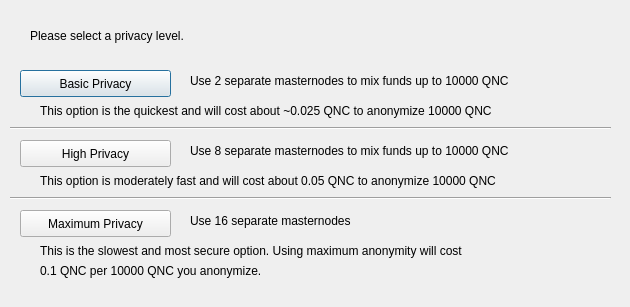
<?xml version="1.0" encoding="UTF-8"?>
<ui version="4.0">
 <class>ObfuscationConfig</class>
 <widget class="QDialog" name="ObfuscationConfig">
  <property name="geometry">
   <rect>
    <x>0</x>
    <y>0</y>
    <width>630</width>
    <height>307</height>
   </rect>
  </property>
  <property name="windowTitle">
   <string>Configure Obfuscation</string>
  </property>
  <widget class="QPushButton" name="buttonBasic">
   <property name="geometry">
    <rect>
     <x>20</x>
     <y>70</y>
     <width>151</width>
     <height>27</height>
    </rect>
   </property>
   <property name="text">
    <string>Basic Privacy</string>
   </property>
  </widget>
  <widget class="QPushButton" name="buttonHigh">
   <property name="geometry">
    <rect>
     <x>20</x>
     <y>140</y>
     <width>151</width>
     <height>27</height>
    </rect>
   </property>
   <property name="text">
    <string>High Privacy</string>
   </property>
  </widget>
  <widget class="QPushButton" name="buttonMax">
   <property name="geometry">
    <rect>
     <x>20</x>
     <y>210</y>
     <width>151</width>
     <height>27</height>
    </rect>
   </property>
   <property name="text">
    <string>Maximum Privacy</string>
   </property>
  </widget>
  <widget class="QLabel" name="label">
   <property name="geometry">
    <rect>
     <x>30</x>
     <y>20</y>
     <width>571</width>
     <height>31</height>
    </rect>
   </property>
   <property name="text">
    <string>Please select a privacy level.</string>
   </property>
  </widget>
  <widget class="QLabel" name="label_2">
   <property name="geometry">
    <rect>
     <x>190</x>
     <y>70</y>
     <width>421</width>
     <height>21</height>
    </rect>
   </property>
   <property name="text">
    <string>Use 2 separate masternodes to mix funds up to 10000 QNC</string>
   </property>
  </widget>
  <widget class="QLabel" name="label_3">
   <property name="geometry">
    <rect>
     <x>190</x>
     <y>140</y>
     <width>411</width>
     <height>21</height>
    </rect>
   </property>
   <property name="text">
    <string>Use 8 separate masternodes to mix funds up to 10000 QNC</string>
   </property>
  </widget>
  <widget class="QLabel" name="label_4">
   <property name="geometry">
    <rect>
     <x>190</x>
     <y>210</y>
     <width>421</width>
     <height>21</height>
    </rect>
   </property>
   <property name="text">
    <string>Use 16 separate masternodes</string>
   </property>
  </widget>
  <widget class="QLabel" name="label_6">
   <property name="geometry">
    <rect>
     <x>40</x>
     <y>100</y>
     <width>561</width>
     <height>21</height>
    </rect>
   </property>
   <property name="text">
    <string>This option is the quickest and will cost about ~0.025 QNC to anonymize 10000 QNC</string>
   </property>
  </widget>
  <widget class="QLabel" name="label_7">
   <property name="geometry">
    <rect>
     <x>40</x>
     <y>170</y>
     <width>561</width>
     <height>21</height>
    </rect>
   </property>
   <property name="text">
    <string>This option is moderately fast and will cost about 0.05 QNC to anonymize 10000 QNC</string>
   </property>
  </widget>
  <widget class="QLabel" name="label_8">
   <property name="geometry">
    <rect>
     <x>40</x>
     <y>240</y>
     <width>561</width>
     <height>21</height>
    </rect>
   </property>
   <property name="text">
    <string>This is the slowest and most secure option. Using maximum anonymity will cost</string>
   </property>
  </widget>
  <widget class="QLabel" name="label_9">
   <property name="geometry">
    <rect>
     <x>40</x>
     <y>260</y>
     <width>561</width>
     <height>21</height>
    </rect>
   </property>
   <property name="text">
    <string>0.1 QNC per 10000 QNC you anonymize.</string>
   </property>
  </widget>
  <widget class="Line" name="line">
   <property name="geometry">
    <rect>
     <x>10</x>
     <y>120</y>
     <width>601</width>
     <height>16</height>
    </rect>
   </property>
   <property name="orientation">
    <enum>Qt::Horizontal</enum>
   </property>
  </widget>
  <widget class="Line" name="line_2">
   <property name="geometry">
    <rect>
     <x>10</x>
     <y>190</y>
     <width>601</width>
     <height>16</height>
    </rect>
   </property>
   <property name="orientation">
    <enum>Qt::Horizontal</enum>
   </property>
  </widget>
 </widget>
 <resources/>
 <connections/>
</ui>
